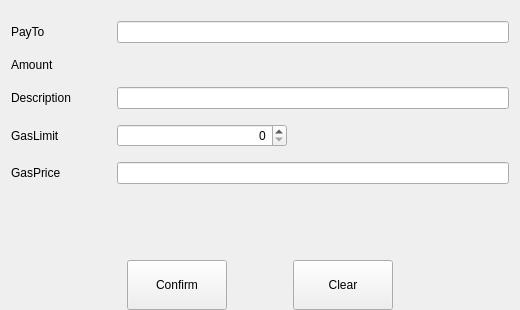
<?xml version="1.0" encoding="UTF-8"?>
<ui version="4.0">
 <class>SendTokenPage</class>
 <widget class="QWidget" name="SendTokenPage">
  <property name="enabled">
   <bool>true</bool>
  </property>
  <property name="geometry">
   <rect>
    <x>0</x>
    <y>0</y>
    <width>520</width>
    <height>310</height>
   </rect>
  </property>
  <property name="windowTitle">
   <string>Form</string>
  </property>
  <layout class="QVBoxLayout" name="verticalLayout">
   <property name="bottomMargin">
    <number>0</number>
   </property>
   <item>
    <spacer name="verticalSpacer_2">
     <property name="orientation">
      <enum>Qt::Vertical</enum>
     </property>
     <property name="sizeType">
      <enum>QSizePolicy::Fixed</enum>
     </property>
     <property name="sizeHint" stdset="0">
      <size>
       <width>20</width>
       <height>10</height>
      </size>
     </property>
    </spacer>
   </item>
   <item>
    <layout class="QGridLayout" name="gridLayout">
     <property name="verticalSpacing">
      <number>15</number>
     </property>
     <item row="0" column="0">
      <widget class="QLabel" name="labelPayTo">
       <property name="minimumSize">
        <size>
         <width>100</width>
         <height>0</height>
        </size>
       </property>
       <property name="text">
        <string>PayTo</string>
       </property>
      </widget>
     </item>
     <item row="1" column="0">
      <widget class="QLabel" name="labelAmount">
       <property name="minimumSize">
        <size>
         <width>100</width>
         <height>0</height>
        </size>
       </property>
       <property name="text">
        <string>Amount</string>
       </property>
      </widget>
     </item>
     <item row="3" column="0">
      <widget class="QLabel" name="labelGasLimit">
       <property name="minimumSize">
        <size>
         <width>100</width>
         <height>0</height>
        </size>
       </property>
       <property name="text">
        <string>GasLimit</string>
       </property>
      </widget>
     </item>
     <item row="4" column="0">
      <widget class="QLabel" name="labelGasPrice">
       <property name="minimumSize">
        <size>
         <width>100</width>
         <height>0</height>
        </size>
       </property>
       <property name="text">
        <string>GasPrice</string>
       </property>
      </widget>
     </item>
     <item row="2" column="0">
      <widget class="QLabel" name="labelDescription">
       <property name="minimumSize">
        <size>
         <width>100</width>
         <height>0</height>
        </size>
       </property>
       <property name="text">
        <string>Description</string>
       </property>
      </widget>
     </item>
     <item row="0" column="1">
      <widget class="QValidatedLineEdit" name="lineEditPayTo"/>
     </item>
     <item row="2" column="1">
      <widget class="QLineEdit" name="lineEditDescription"/>
     </item>
     <item row="4" column="1">
      <widget class="BitcoinAmountField" name="lineEditGasPrice"/>
     </item>
     <item row="3" column="1">
      <widget class="QSpinBox" name="lineEditGasLimit">
       <property name="maximumSize">
        <size>
         <width>170</width>
         <height>16777215</height>
        </size>
       </property>
       <property name="alignment">
        <set>Qt::AlignRight|Qt::AlignTrailing|Qt::AlignVCenter</set>
       </property>
      </widget>
     </item>
     <item row="1" column="1">
      <widget class="TokenAmountField" name="lineEditAmount" native="true"/>
     </item>
    </layout>
   </item>
   <item>
    <spacer name="verticalSpacer">
     <property name="orientation">
      <enum>Qt::Vertical</enum>
     </property>
     <property name="sizeHint" stdset="0">
      <size>
       <width>20</width>
       <height>40</height>
      </size>
     </property>
    </spacer>
   </item>
   <item>
    <layout class="QHBoxLayout" name="horizontalLayout">
     <property name="rightMargin">
      <number>0</number>
     </property>
     <item>
      <spacer name="horizontalSpacer">
       <property name="orientation">
        <enum>Qt::Horizontal</enum>
       </property>
       <property name="sizeType">
        <enum>QSizePolicy::Expanding</enum>
       </property>
       <property name="sizeHint" stdset="0">
        <size>
         <width>40</width>
         <height>20</height>
        </size>
       </property>
      </spacer>
     </item>
     <item>
      <widget class="QPushButton" name="confirmButton">
       <property name="minimumSize">
        <size>
         <width>100</width>
         <height>50</height>
        </size>
       </property>
       <property name="text">
        <string>Confirm</string>
       </property>
      </widget>
     </item>
     <item>
      <spacer name="horizontalSpacer_2">
       <property name="orientation">
        <enum>Qt::Horizontal</enum>
       </property>
       <property name="sizeType">
        <enum>QSizePolicy::Fixed</enum>
       </property>
       <property name="sizeHint" stdset="0">
        <size>
         <width>60</width>
         <height>20</height>
        </size>
       </property>
      </spacer>
     </item>
     <item>
      <widget class="QPushButton" name="clearButton">
       <property name="minimumSize">
        <size>
         <width>100</width>
         <height>50</height>
        </size>
       </property>
       <property name="text">
        <string>Clear</string>
       </property>
      </widget>
     </item>
     <item>
      <spacer name="horizontalSpacer_3">
       <property name="orientation">
        <enum>Qt::Horizontal</enum>
       </property>
       <property name="sizeHint" stdset="0">
        <size>
         <width>40</width>
         <height>20</height>
        </size>
       </property>
      </spacer>
     </item>
    </layout>
   </item>
  </layout>
 </widget>
 <customwidgets>
  <customwidget>
   <class>QValidatedLineEdit</class>
   <extends>QLineEdit</extends>
   <header>qvalidatedlineedit.h</header>
  </customwidget>
  <customwidget>
   <class>BitcoinAmountField</class>
   <extends>QLineEdit</extends>
   <header>bitcoinamountfield.h</header>
   <container>1</container>
  </customwidget>
  <customwidget>
   <class>TokenAmountField</class>
   <extends>QWidget</extends>
   <header>tokenamountfield.h</header>
   <container>1</container>
  </customwidget>
 </customwidgets>
 <resources/>
 <connections/>
</ui>
